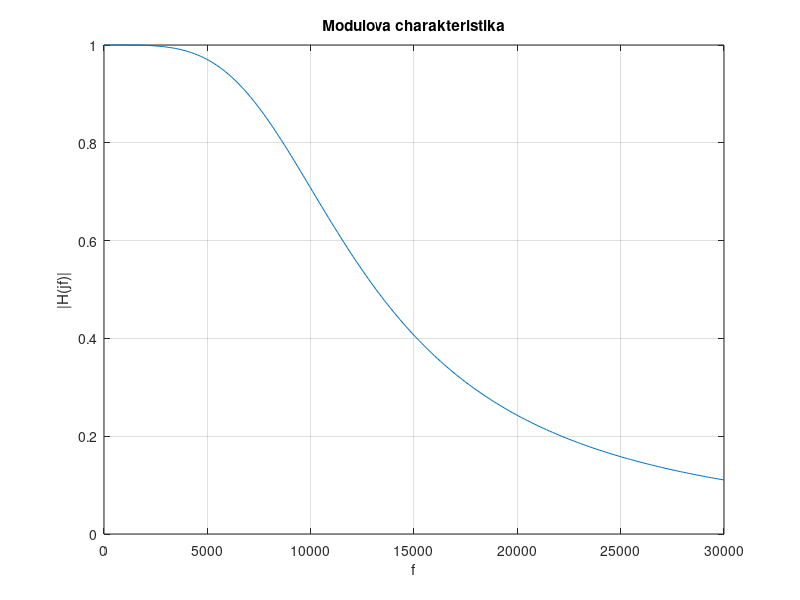

Here is the MATLAB script that generated this plot: (Note: this script raises an error after producing the figure.)
% zdroj :   Linearni obvody a systemy 
%           Jan Bicak  - strana 16
% Vykreslete modulovou, fazovou charakteristiku, 
% charakteristiku skupinoveho zpozdeni a 
% impulzni odezvu prenosove fce
%        Q(p)           3.9506e+009
% H(p) = ---- = ---------------------------------
%        N(p)   p^2 + 8.8889e+004p + 3.9506e+009
% -----------------------------------------------
Q = 3.9506e+009;
N = [1,  8.8889e+004,  3.9506e+009];
f = linspace(0, 3e4, 200);
w = 2*pi*f;
%komplexni frekvencni odezva z analogove prenosove fce
H = freqs(Q, N, w);
figure(1)
plot(f, abs(H)); grid; 
xlabel f
ylabel '|H(jf)|'
title 'Modulova charakteristika'
figure(2)
plot(f, phase(H)); grid
xlabel f; ylabel 'arg H(jf)';
title 'Fazova charakteristika'
% diff(X) - diference prvku vektoru 
% [X(2)-X(1) X(3)-X(2) ... X(n)-X(n-1)]
t = diff(-phase(H))./diff(w); % aproximace derivace 
figure(3)
plot(f(1:199), t); grid
xlabel f; ylabel '\tau(f)';
title 'Skupinove zpozdeni'
% vektorove vyjadreni prevede na symbolicke vyjadreni
P = poly2sym(Q)/poly2sym(N)
% inverzni Laplaceova transformace
ih = ilaplace(P)
% konverze racionalniho cisla  na desetinne cislo
vpa(ih,5)
figure(4)
t = linspace(0, 3e-4, 200);
plot(t, subs(ih)); grid
xlabel f; ylabel 'h(t)';
title 'Impulzni odezva'